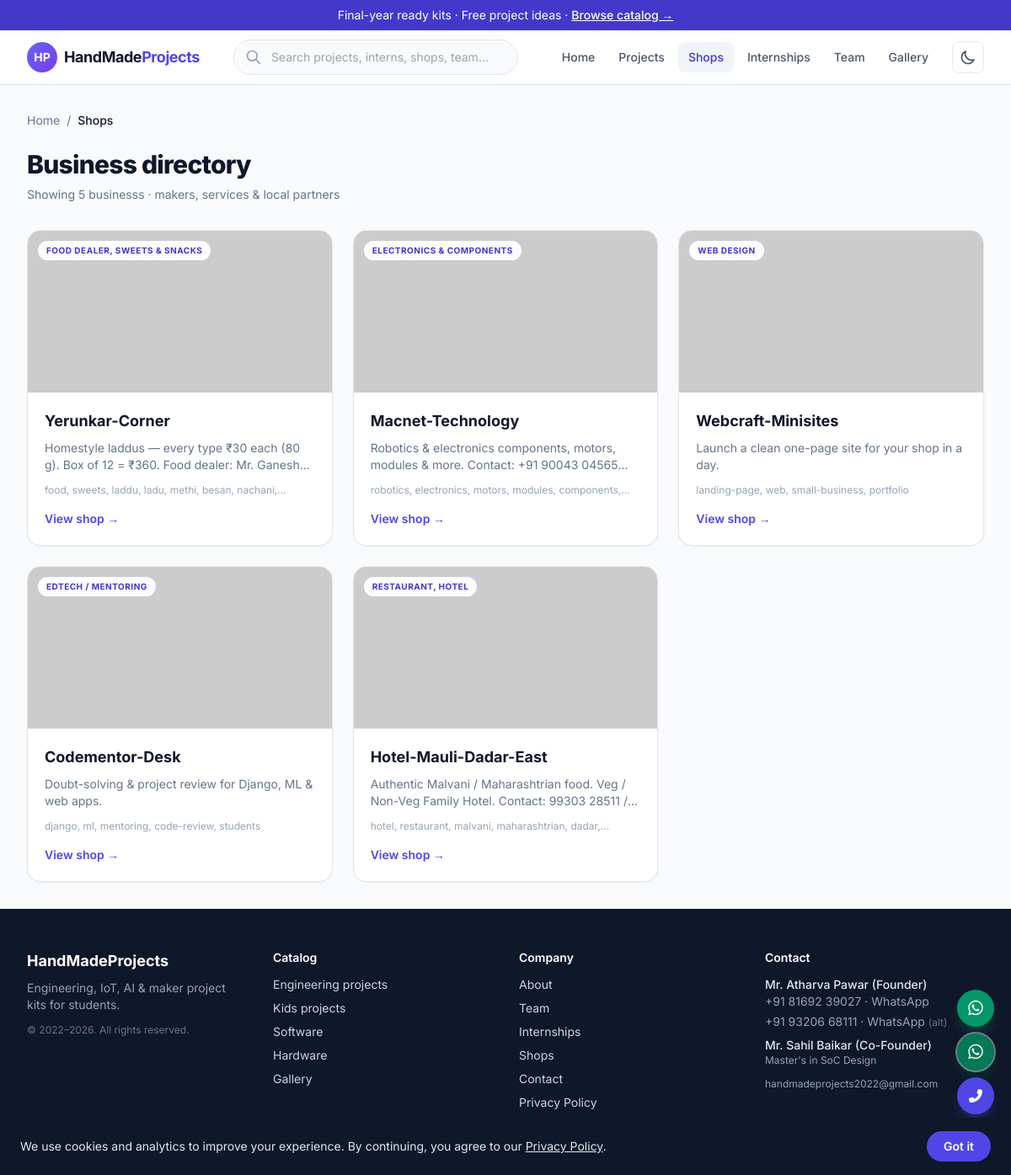
Screenshot of /allshops/ with the database file from the repository.
### mainapp/models.py (models this page shows, shortened)
class Businesswebinfo(models.Model):
    bid         = models.AutoField(primary_key=True)
    bname       = models.TextField(default="*")
    bcat        = models.TextField(default="*")
    bmainimg    = models.TextField(default="*")
    btags       = models.TextField(default="*")#, seprated image.links
    bhighlight  = models.TextField(default="*")
    binfo       = models.TextField(default="*")
    bownerimgs  = models.TextField(default="*") #; seprated image.links
    bgallery    = models.TextField(default="*") #; seprated image.links
    bytlinks    = models.TextField(default="*") #; seprated image.links
    bweblinks   = models.TextField(default="*") #; seprated image.links
    is_visible  = models.BooleanField(
        default=True,
        help_text="If unchecked/hidden, shop is hidden from the public directory.",
    )
    btimestamp  = models.DateTimeField(auto_now_add=True)

### mainapp/views/business.py (the view, shortened to what this page needs)
# urls.py: path('allshops/', views.viewAllShop, name='viewallshop'),
def viewAllShop(request):
    try:
        shopList = Businesswebinfo.objects.filter(is_visible=True).order_by('-btimestamp')
        shopCount = shopList.count()
        page_obj, base_qs = paginate(request, shopList, SHOPS_PER_PAGE)
        content = {
            "shopList": page_obj,
            "page_obj": page_obj,
            "base_qs": base_qs,
            "shopCount": shopCount,
        }
        return render(request, "BusinessSection/allshops.html", content)
    except DjangoDbError as error:
        logger.warning("Database error in viewAllShop: %s", error)
        return render(
            request,
            "BusinessSection/allshops.html",
            {"error": "The shop directory is temporarily unavailable. Please try again shortly."},
            status=500,
        )

### mainapp/templatetags/nav_tags.py (called while the page is built)
@register.simple_tag(takes_context=True)
def nav_active(context, *url_names):
    request = context.get('request')
    resolver_match = getattr(request, 'resolver_match', None)
    if not resolver_match or resolver_match.url_name not in url_names:
        return ''
    return 'text-brand-700 bg-slate-100 dark:bg-slate-800 dark:text-brand-400'

### mainapp/views/_shared.py (called while the page is built)
def paginate(request, queryset, per_page):
    paginator = Paginator(queryset, per_page)
    page_obj = paginator.get_page(request.GET.get('page'))
    base_qs = request.GET.copy()
    base_qs.pop('page', None)
    return page_obj, base_qs.urlencode()

### mainapp/templates/BusinessSection/allshops.html (shortened to what this page needs)
{% extends "systemsetup/base.html" %}
{% block content %}
<nav class="flex flex-wrap items-center gap-2 text-sm text-slate-500 dark:text-slate-400 mb-6">
  <a href="{% url 'welcome' %}" class="hover:text-brand-600">Home</a>
  <span>/</span>
  <span class="text-slate-900 dark:text-white font-medium">Shops</span>
</nav>
<div class="flex flex-col sm:flex-row sm:items-end justify-between gap-4 mb-8">
  <div>
    <h1 class="text-3xl font-extrabold text-slate-900 dark:text-white tracking-tight">Business directory</h1>
    <p class="mt-2 text-sm text-slate-500 dark:text-slate-400">
      Showing {{ shopCount }} business{{ shopCount|pluralize }} · makers, services &amp; local partners
    </p>
  </div>
</div>
{% if shopList %}
<div class="grid grid-cols-1 sm:grid-cols-2 lg:grid-cols-3 gap-6">
  {% for shop in shopList %}
  <a href="{% url 'viewshop' shop.bname %}" class="group block rounded-2xl border border-slate-200 dark:border-slate-700 bg-white dark:bg-slate-900 overflow-hidden shadow-sm hover:shadow-lg hover:-translate-y-0.5 transition">
    <div class="relative h-48 bg-slate-100 dark:bg-slate-800">
      <img
        src="{{ shop.bmainimg }}"
        alt="{{ shop.bname }}"
        class="w-full h-full object-cover group-hover:scale-[1.02] transition duration-300"
        onerror="this.src='https://placehold.co/800x500/e2e8f0/64748b?text=Shop'"
      />
      <span class="absolute top-3 left-3 rounded-full bg-white/95 dark:bg-slate-900/90 text-[10px] font-bold uppercase tracking-wider text-brand-700 dark:text-brand-300 px-2.5 py-1">
        {{ shop.bcat|title }}
      </span>
    </div>
    <div class="p-5">
      <h2 class="text-lg font-bold text-slate-900 dark:text-white group-hover:text-brand-600">{{ shop.bname|title }}</h2>
      <p class="mt-2 text-sm text-slate-500 dark:text-slate-400 line-clamp-2">{{ shop.bhighlight }}</p>
      {% if shop.btags and shop.btags != '*' %}
      <p class="mt-3 text-xs text-slate-400 dark:text-slate-500 line-clamp-1">{{ shop.btags }}</p>
      {% endif %}
      <span class="inline-block mt-4 text-sm font-semibold text-brand-600 dark:text-brand-400">View shop →</span>
    </div>
  </a>
  {% endfor %}
</div>
{% else %}
<div class="rounded-2xl border border-slate-200 dark:border-slate-700 bg-white dark:bg-slate-900 p-12 text-center text-slate-500 dark:text-slate-400">
  No businesses listed yet.
</div>
{% endif %}
{% endblock %}

### mainapp/templates/systemsetup/base.html (shortened to what this page needs)
<!DOCTYPE html>
<html lang="en">
<head>
  {% load static %}
  {% load nav_tags %}
  <script src="https://cdn.tailwindcss.com"></script>
  <link rel="stylesheet" href="https://cdnjs.cloudflare.com/ajax/libs/font-awesome/6.4.0/css/all.min.css">
</head>
<body class="bg-slate-50 text-slate-800 font-sans antialiased dark:bg-slate-950 dark:text-slate-200">
  <div id="app">
    {% block promo_bar %}
    <div class="bg-brand-700 text-white text-center text-sm py-2 px-4">
      Final-year ready kits · Free project ideas ·
      <a href="{% url 'engineering_projects_category' %}" class="underline font-medium">Browse catalog →</a>
    </div>
    {% endblock %}
    <header class="sticky top-0 z-50 bg-white/90 backdrop-blur border-b border-slate-200 dark:bg-slate-950/90 dark:border-slate-800">
      <div class="max-w-7xl mx-auto px-4 sm:px-6 lg:px-8 h-16 flex items-center justify-between gap-4">
        <a href="{% url 'welcome' %}" class="flex items-center gap-2 shrink-0">
          <span class="font-bold text-lg text-slate-900 dark:text-white tracking-tight">HandMade<span class="text-brand-600 dark:text-brand-400">Projects</span></span>
        </a>
        <form action="{% url 'global_search' %}" method="get" class="hidden md:flex flex-1 max-w-xl mx-6">
          <label class="relative w-full">
            <input type="search" name="q" value="{{ request.GET.q|default:'' }}" placeholder="Search projects, interns, shops, team…"
              class="w-full rounded-full border border-slate-200 bg-slate-50 py-2.5 pl-11 pr-4 text-sm focus:outline-none focus:ring-2 focus:ring-brand-500 focus:bg-white dark:border-slate-700 dark:bg-slate-900 dark:text-slate-100 dark:focus:bg-slate-900 dark:placeholder-slate-400" />
          </label>
        </form>
        <nav class="hidden lg:flex items-center gap-1 text-sm font-medium text-slate-600 dark:text-slate-300">
          <a href="{% url 'welcome' %}" class="px-3 py-2 rounded-lg hover:bg-slate-100 hover:text-brand-700 dark:hover:text-brand-300 dark:hover:bg-slate-800 {% nav_active 'welcome' %}">Home</a>
          <a href="{% url 'engineering_projects_category' %}" class="px-3 py-2 rounded-lg hover:bg-slate-100 hover:text-brand-700 dark:hover:text-brand-300 dark:hover:bg-slate-800 {% nav_active 'engineering_projects_category' 'productlist' 'productinfo' %}">Projects</a>
          <a href="{% url 'viewallshop' %}" class="px-3 py-2 rounded-lg hover:bg-slate-100 hover:text-brand-700 dark:hover:text-brand-300 dark:hover:bg-slate-800 {% nav_active 'viewallshop' 'viewshop' %}">Shops</a>
          <a href="{% url 'internship_listing' %}" class="px-3 py-2 rounded-lg hover:bg-slate-100 hover:text-brand-700 dark:hover:text-brand-300 dark:hover:bg-slate-800 {% nav_active 'internship_listing' 'intern_profile' 'internship_opportunities' %}">Internships</a>
          <a href="{% url 'our_team' %}" class="px-3 py-2 rounded-lg hover:bg-slate-100 hover:text-brand-700 dark:hover:text-brand-300 dark:hover:bg-slate-800 {% nav_active 'our_team' 'team_member_profile' %}">Team</a>
          <a href="{% url 'gallery' %}" class="px-3 py-2 rounded-lg hover:bg-slate-100 hover:text-brand-700 dark:hover:text-brand-300 dark:hover:bg-slate-800 {% nav_active 'gallery' %}">Gallery</a>
        </nav>
        <div class="flex items-center gap-2">
          <button type="button" id="themeToggleBtn" class="p-2 rounded-lg border border-slate-200 dark:border-slate-700 text-slate-600 dark:text-slate-300" aria-label="Toggle dark mode">
            <svg id="themeIconMoon" class="h-5 w-5 block dark:hidden" fill="none" stroke="currentColor" viewBox="0 0 24 24"><path stroke-linecap="round" stroke-linejoin="round" stroke-width="2" d="M20.354 15.354A9 9 0 018.646 3.646 9.003 9.003 0 1020.354 15.354z"/></svg>
          </button>
        </div>
      </div>
    </header>
    <main class="{% block main_class %}flex-1{% endblock %}">
      {% block content_wrapper %}
      <div class="{% block content_container_class %}max-w-7xl mx-auto px-4 sm:px-6 lg:px-8 py-6 md:py-8{% endblock %}">
        {% block content %}{% endblock %}
      </div>
      {% endblock %}
    </main>
    <footer class="bg-slate-900 text-slate-300 py-12 mt-auto">
      <div class="max-w-7xl mx-auto px-4 sm:px-6 lg:px-8 grid sm:grid-cols-2 lg:grid-cols-4 gap-8 text-sm">
        <div>
          <p class="text-white font-bold text-lg">HandMadeProjects</p>
          <p class="mt-2 text-slate-400">Engineering, IoT, AI &amp; maker project kits for students.</p>
          <p class="mt-3 text-slate-500 text-xs">© 2022–{% now "Y" %}. All rights reserved.</p>
        </div>
        <div>
          <p class="text-white font-semibold mb-3">Catalog</p>
          <ul class="space-y-2">
            <li><a href="{% url 'engineering_projects_category' %}" class="hover:text-white">Engineering projects</a></li>
            <li><a href="{% url 'kids_projects' %}" class="hover:text-white">Kids projects</a></li>
            <li><a href="/productlist/?productcat=software" class="hover:text-white">Software</a></li>
            <li><a href="/productlist/?productcat=hardware" class="hover:text-white">Hardware</a></li>
            <li><a href="{% url 'gallery' %}" class="hover:text-white">Gallery</a></li>
          </ul>
        </div>
        <div>
          <p class="text-white font-semibold mb-3">Company</p>
          <ul class="space-y-2">
            <li><a href="{% url 'aboutus' %}" class="hover:text-white">About</a></li>
            <li><a href="{% url 'our_team' %}" class="hover:text-white">Team</a></li>
            <li><a href="{% url 'internship_listing' %}" class="hover:text-white">Internships</a></li>
            <li><a href="{% url 'viewallshop' %}" class="hover:text-white">Shops</a></li>
            <li><a href="{% url 'contactus' %}" class="hover:text-white">Contact</a></li>
            <li><a href="{% url 'privacy_policy' %}" class="hover:text-white">Privacy Policy</a></li>
            <li><a href="{% url 'terms_of_service' %}" class="hover:text-white">Terms of Service</a></li>
          </ul>
        </div>
        <div>
          <p class="text-white font-semibold mb-3">Contact</p>
          <p class="font-medium text-slate-200">Mr. Atharva Pawar (Founder)</p>
          <p class="text-slate-400 dark:text-slate-500">
            <a href="tel:{{ contact_phone_tel }}" class="hover:text-white">{{ contact_phone_display }}</a>
            ·
            <a href="{{ contact_whatsapp_url }}" target="_blank" rel="noopener" class="hover:text-white">WhatsApp</a>
          </p>
          <p class="text-slate-400 dark:text-slate-500 mt-1">
            <a href="tel:{{ contact_phone_alt_tel }}" class="hover:text-white">{{ contact_phone_alt_display }}</a>
            ·
            <a href="{{ contact_whatsapp_alt_url }}" target="_blank" rel="noopener" class="hover:text-white">WhatsApp</a>
            <span class="text-slate-500 dark:text-slate-400 text-xs">(alt)</span>
          </p>
          <p class="mt-2 font-medium text-slate-200">Mr. Sahil Baikar (Co-Founder)</p>
          <p class="text-slate-400 dark:text-slate-500 text-xs">Master's in SoC Design</p>
          <p class="mt-3 text-slate-400 dark:text-slate-500 text-xs">handmadeprojects2022@gmail.com</p>
        </div>
      </div>
    </footer>
  </div>
  <div class="fixed bottom-5 right-5 z-40 flex flex-col items-end gap-2">
    <a href="{{ contact_whatsapp_url }}" target="_blank" rel="noopener" aria-label="WhatsApp {{ contact_phone_display }}"
       title="WhatsApp {{ contact_phone_display }}"
       class="h-11 w-11 rounded-full bg-emerald-600 text-white flex items-center justify-center shadow-lg shadow-emerald-600/30 hover:bg-emerald-700 transition">
      <i class="fab fa-whatsapp text-xl"></i>
    </a>
    <a href="{{ contact_whatsapp_alt_url }}" target="_blank" rel="noopener" aria-label="WhatsApp {{ contact_phone_alt_display }}"
       title="WhatsApp alt {{ contact_phone_alt_display }}"
       class="h-11 w-11 rounded-full bg-emerald-700 text-white flex items-center justify-center shadow-lg shadow-emerald-700/30 hover:bg-emerald-800 transition ring-2 ring-white/40">
      <i class="fab fa-whatsapp text-xl"></i>
    </a>
    <a href="tel:{{ contact_phone_tel }}" aria-label="Call {{ contact_phone_display }}"
       title="Call {{ contact_phone_display }}"
       class="h-11 w-11 rounded-full bg-brand-600 text-white flex items-center justify-center shadow-lg shadow-brand-600/30 hover:bg-brand-700 transition">
      <i class="fas fa-phone-alt text-base"></i>
    </a>
    <a href="tel:{{ contact_phone_alt_tel }}" aria-label="Call {{ contact_phone_alt_display }}"
       title="Call alt {{ contact_phone_alt_display }}"
       class="h-11 w-11 rounded-full bg-brand-700 text-white flex items-center justify-center shadow-lg shadow-brand-700/30 hover:bg-brand-800 transition ring-2 ring-white/40">
    </a>
  </div>
  <div id="cookieConsent" class="hidden fixed inset-x-0 bottom-0 z-50 bg-slate-900 text-slate-200 px-4 py-4 sm:px-6">
    <div class="max-w-7xl mx-auto flex flex-col sm:flex-row items-center gap-4 justify-between text-sm">
      <p>
        We use cookies and analytics to improve your experience. By continuing, you agree to our
        <a href="{% url 'privacy_policy' %}" class="underline hover:text-white">Privacy Policy</a>.
      </p>
      <button type="button" id="cookieAcceptBtn" class="shrink-0 rounded-full bg-brand-600 text-white text-sm font-semibold px-5 py-2 hover:bg-brand-700 transition">Got it</button>
    </div>
  </div>
</body>
</html>

### mainapp/templates/systemsetup/base.html (style rules this page uses)
html, body { min-height: 100%; margin: 0; }
#app { display: flex; min-height: 100vh; flex-direction: column; }
#app > main { flex: 1 0 auto; }

### rows the page displays
Businesswebinfo: bcat "FOOD DEALER, SWEETS & SNACKS", bname "Yerunkar-Corner", bhighlight "Homestyle laddus — every type ₹30 each (80 g). Box of 12 = ₹360. Food dealer: Mr.…", btags "food, sweets, laddu, ladu, methi, besan,…"
Businesswebinfo: bcat "ELECTRONICS & COMPONENTS", bname "Macnet-Technology", bhighlight "Robotics & electronics components, motors, modules & more. Contact: +91 90043…", btags "robotics, electronics, motors, modules,…"
Businesswebinfo: bcat "WEB DESIGN", bname "Webcraft-Minisites", bhighlight "Launch a clean one-page site for your shop in a day.", btags "landing-page, web, small-business, portfolio"
Businesswebinfo: bcat "EDTECH / MENTORING", bname "Codementor-Desk", bhighlight "Doubt-solving & project review for Django, ML & web apps.", btags "django, ml, mentoring, code-review, students"
Businesswebinfo: bcat "RESTAURANT, HOTEL", bname "Hotel-Mauli-Dadar-East", bhighlight "Authentic Malvani / Maharashtrian food. Veg / Non-Veg Family Hotel. Contact: 99303 28511…", btags "hotel, restaurant, malvani, maharashtrian,…"

### other values shown
{{ shopCount }} "5"
{{ contact_phone_display }} "+91 81692 39027"
{{ contact_phone_alt_display }} "+91 93206 68111"
